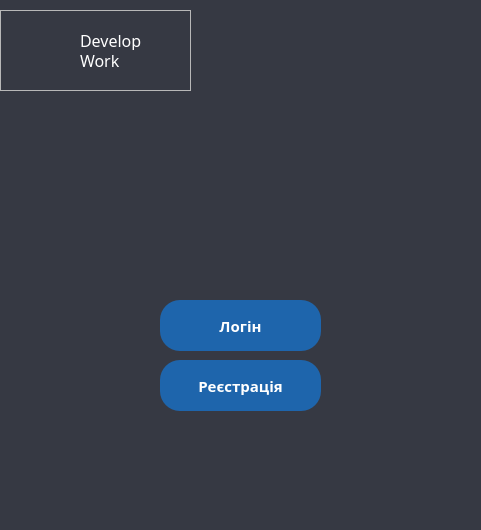
<?xml version="1.0" encoding="UTF-8"?>
<ui version="4.0">
 <class>MainWindow</class>
 <widget class="QMainWindow" name="MainWindow">
  <property name="geometry">
   <rect>
    <x>0</x>
    <y>0</y>
    <width>481</width>
    <height>530</height>
   </rect>
  </property>
  <property name="windowTitle">
   <string>ToDoList</string>
  </property>
  <property name="windowIcon">
   <iconset>
    <normaloff>../../TodoList DEVELOPEASE/Todolist_v1/task.png</normaloff>../../TodoList DEVELOPEASE/Todolist_v1/task.png</iconset>
  </property>
  <property name="styleSheet">
   <string notr="true"/>
  </property>
  <widget class="QWidget" name="centralwidget">
   <widget class="QLabel" name="labelFon">
    <property name="geometry">
     <rect>
      <x>-10</x>
      <y>-10</y>
      <width>491</width>
      <height>541</height>
     </rect>
    </property>
    <property name="styleSheet">
     <string notr="true">QLabel{
background-color: rgb(54, 57, 67);
}</string>
    </property>
    <property name="text">
     <string/>
    </property>
   </widget>
   <widget class="QPushButton" name="btnreg_2">
    <property name="geometry">
     <rect>
      <x>160</x>
      <y>360</y>
      <width>161</width>
      <height>51</height>
     </rect>
    </property>
    <property name="font">
     <font>
      <family>Fixel Black</family>
      <pointsize>-1</pointsize>
      <bold>true</bold>
     </font>
    </property>
    <property name="styleSheet">
     <string notr="true">QPushButton{
background: rgb(30, 101, 172);
border-radius: 20px;
color: rgb(255, 255, 255);
font-size: 15px; 
}
QPushButton:hover{
background: rgb(255, 255, 255);
color: rgb(37, 125, 214);
}</string>
    </property>
    <property name="text">
     <string>Реєстрація</string>
    </property>
   </widget>
   <widget class="QPushButton" name="btnclose">
    <property name="geometry">
     <rect>
      <x>440</x>
      <y>10</y>
      <width>21</width>
      <height>21</height>
     </rect>
    </property>
    <property name="styleSheet">
     <string notr="true">QPushButton{
	border-image: url(://img/white_x_circle_icon.png);
	background-color: transparent;
	background: none;
	border: none;
}</string>
    </property>
    <property name="text">
     <string/>
    </property>
   </widget>
   <widget class="QPushButton" name="btninfo">
    <property name="geometry">
     <rect>
      <x>10</x>
      <y>500</y>
      <width>21</width>
      <height>21</height>
     </rect>
    </property>
    <property name="styleSheet">
     <string notr="true">QPushButton{
	border-image: url(://img/white_information_about_support_accessibility_info_icon.png);
	background-color: transparent;
	background: none;
	border: none;
}</string>
    </property>
    <property name="text">
     <string/>
    </property>
   </widget>
   <widget class="QPushButton" name="btnlogin_2">
    <property name="geometry">
     <rect>
      <x>160</x>
      <y>300</y>
      <width>161</width>
      <height>51</height>
     </rect>
    </property>
    <property name="font">
     <font>
      <family>Fixel Black</family>
      <pointsize>-1</pointsize>
      <bold>true</bold>
     </font>
    </property>
    <property name="styleSheet">
     <string notr="true">QPushButton{
background: rgb(30, 101, 172);
border-radius: 20px;
color: rgb(255, 255, 255);
font-size: 15px; 
}
QPushButton:hover{
background: rgb(255, 255, 255);
color: rgb(37, 125, 214);
}</string>
    </property>
    <property name="text">
     <string>Логін</string>
    </property>
   </widget>
   <widget class="QLabel" name="IconLogoProg">
    <property name="geometry">
     <rect>
      <x>70</x>
      <y>140</y>
      <width>111</width>
      <height>101</height>
     </rect>
    </property>
    <property name="layoutDirection">
     <enum>Qt::LeftToRight</enum>
    </property>
    <property name="styleSheet">
     <string notr="true">QLabel {
	image: url(:/new/prefix4/img/clipboard.png);
}</string>
    </property>
    <property name="text">
     <string/>
    </property>
    <property name="scaledContents">
     <bool>false</bool>
    </property>
    <property name="alignment">
     <set>Qt::AlignCenter</set>
    </property>
   </widget>
   <widget class="QLabel" name="label">
    <property name="geometry">
     <rect>
      <x>180</x>
      <y>150</y>
      <width>211</width>
      <height>101</height>
     </rect>
    </property>
    <property name="styleSheet">
     <string notr="true">QLabel{
	image: url(:/new/prefix4/img/nameprog.png);
}</string>
    </property>
    <property name="text">
     <string/>
    </property>
   </widget>
   <widget class="QFrame" name="frame">
    <property name="geometry">
     <rect>
      <x>0</x>
      <y>10</y>
      <width>191</width>
      <height>81</height>
     </rect>
    </property>
    <property name="frameShape">
     <enum>QFrame::StyledPanel</enum>
    </property>
    <property name="frameShadow">
     <enum>QFrame::Raised</enum>
    </property>
    <widget class="QLabel" name="label_2">
     <property name="geometry">
      <rect>
       <x>-30</x>
       <y>10</y>
       <width>151</width>
       <height>61</height>
      </rect>
     </property>
     <property name="styleSheet">
      <string notr="true">QLabel{
	image: url(:/new/prefix3/img/logoCompany.png);
}</string>
     </property>
     <property name="text">
      <string/>
     </property>
    </widget>
    <widget class="QLabel" name="label_4">
     <property name="geometry">
      <rect>
       <x>80</x>
       <y>40</y>
       <width>71</width>
       <height>20</height>
      </rect>
     </property>
     <property name="font">
      <font>
       <family>Fixel Black</family>
       <pointsize>12</pointsize>
      </font>
     </property>
     <property name="styleSheet">
      <string notr="true">QLabel{
	color: rgb(255, 255, 255);
}</string>
     </property>
     <property name="text">
      <string>Work</string>
     </property>
    </widget>
    <widget class="QLabel" name="label_3">
     <property name="geometry">
      <rect>
       <x>80</x>
       <y>20</y>
       <width>91</width>
       <height>20</height>
      </rect>
     </property>
     <property name="font">
      <font>
       <family>Fixel Black</family>
       <pointsize>12</pointsize>
      </font>
     </property>
     <property name="styleSheet">
      <string notr="true">QLabel{
	color: rgb(255, 255, 255);
}</string>
     </property>
     <property name="text">
      <string>Develop</string>
     </property>
    </widget>
   </widget>
  </widget>
 </widget>
 <resources/>
 <connections/>
</ui>
